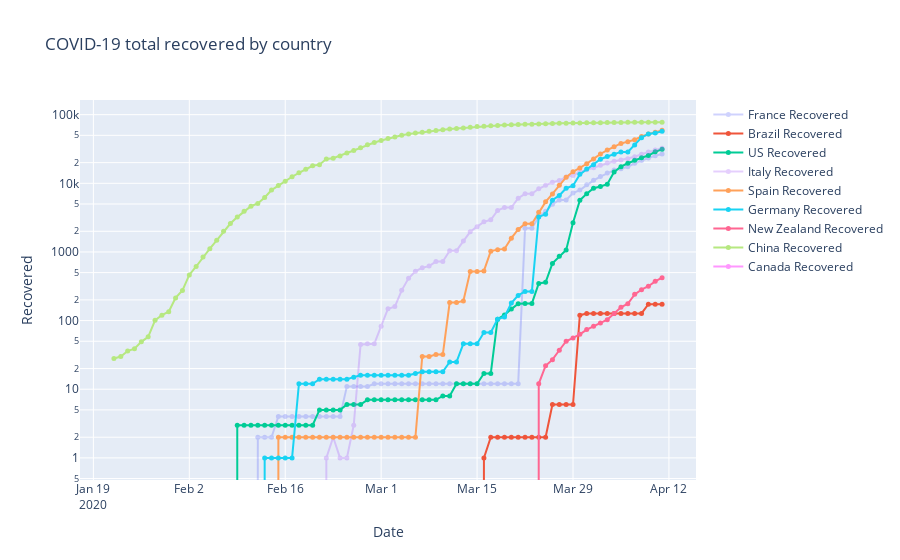

Notebook cell for this chart:
### Code cell
fig = go.Figure(series)
fig.update_layout(title_text='COVID-19 total recovered by country')
fig.update_xaxes(title_text='Date')
fig.update_yaxes(title_text='Recovered', type='log')
#py.iplot(fig, file='covid-19.html', auto_open=False)
fig.show()
